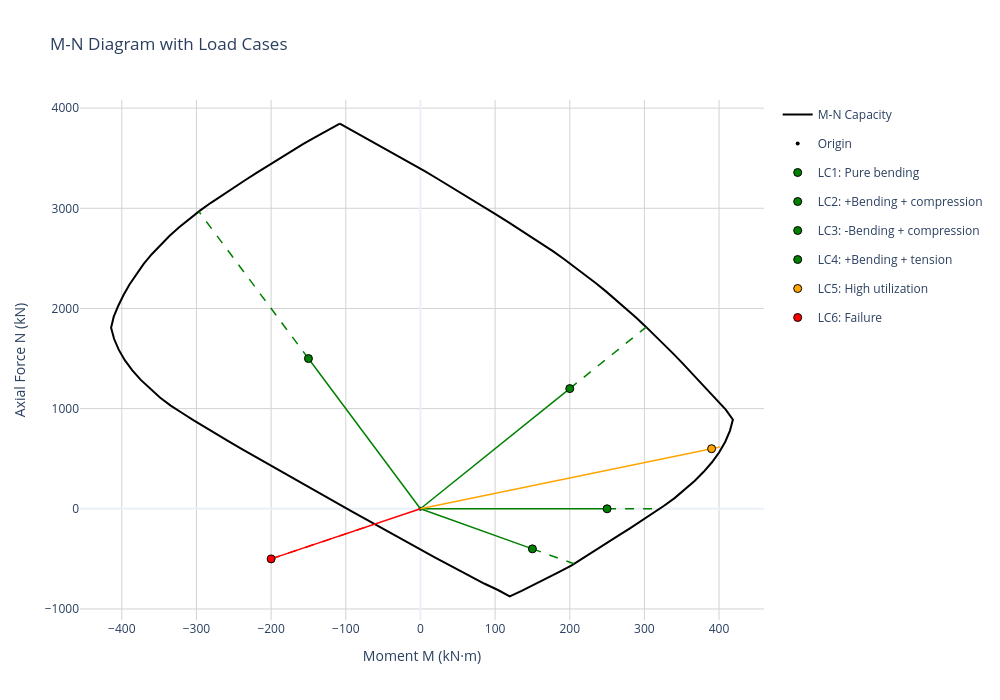

The notebook cell saved with this chart:
### Markdown cell above
### 2.3 Visualize Load Cases on M-N Diagram

### Code cell
# Plot diagram with load points
plot_points = [
    {"N_Ed": lc["N_Ed"], "M_Ed": lc["M_Ed"], "name": lc["name"]}
    for lc in load_cases
]

bending_check.plot_mn(
    load_points=plot_points,
    show_vectors=True,
    title="M-N Diagram with Load Cases",
    show=False,
    width=1000,
)

### Figure 1 — Plotly figure (JSON) as saved in the notebook; plotly's stock layout.template omitted (floating-point values rounded to 4 significant figures)
{"data": [{"hovertemplate": "M: %{x:.1f} kN·m<br>N: %{y:.1f} kN<extra></extra>", "line": {"color": "black", "width": 2}, "mode": "lines", "name": "M-N Capacity", "type": "scatter", "x": [-108.0, -91.65, -75.26, -58.89, -42.59, -26.38, -10.25, 5.786, 21.75, 37.63, 53.44, 69.19, 84.88, 100.5, 116.1, 131.6, 147.1, 162.4, 177.4, 192.2, 206.8, 221.1, 235.1, 248.9, 262.4, 275.7, 288.7, 301.5, 314.1, 326.4, 338.6, 350.6, 362.4, 374.2, 385.8, 397.4, 409.0, 418.5, 414.5, 408.3, 400.2, 390.5, 379.4, 367.2, 354.2, 340.4, 325.8, 310.8, 295.5, 280.1, 264.5, 249.0, 233.5, 217.8, 202.6, 186.0, 169.3, 152.6, 135.5, 119.7, 103.2, 85.98, 69.24, 52.74, 36.26, 19.81, 3.367, -13.06, -29.34, -45.6, -61.86, -78.15, -94.43, -110.7, -127.0, -143.2, -159.5, -175.7, -191.9, -208.0, -224.2, -240.2, -256.2, -272.2, -287.9, -303.7, -319.1, -334.5, -348.9, -362.2, -374.6, -385.9, -395.8, -404.0, -410.3, -414.3, -410.8, -404.7, -397.7, -389.7, -380.8, -370.9, -360.2, -348.6, -336.3, -323.2, -309.5, -295.3, -280.7, -265.6, -250.3, -235.0, -219.5, -204.0, -188.4, -172.7, -156.8, -140.7, -124.4, -108.0], "y": [3845.0, 3778.0, 3711.0, 3644.0, 3577.0, 3509.0, 3440.0, 3370.0, 3300.0, 3230.0, 3158.0, 3087.0, 3015.0, 2942.0, 2870.0, 2796.0, 2723.0, 2648.0, 2572.0, 2494.0, 2415.0, 2334.0, 2252.0, 2168.0, 2083.0, 1997.0, 1910.0, 1821.0, 1731.0, 1641.0, 1549.0, 1457.0, 1365.0, 1272.0, 1178.0, 1084.0, 990.5, 890.6, 778.5, 669.6, 564.8, 464.6, 369.1, 277.8, 190.4, 106.5, 27.57, -48.83, -123.6, -197.4, -270.5, -343.4, -416.7, -488.8, -563.9, -629.1, -693.5, -757.7, -818.6, -874.3, -808.2, -748.6, -684.6, -618.7, -552.6, -486.3, -419.9, -353.4, -285.8, -217.9, -150.1, -82.49, -14.85, 52.85, 120.6, 188.5, 256.4, 324.7, 393.1, 461.5, 530.0, 599.7, 669.5, 739.3, 811.1, 882.8, 956.4, 1031.0, 1111.0, 1197.0, 1287.0, 1382.0, 1482.0, 1586.0, 1695.0, 1807.0, 1918.0, 2027.0, 2135.0, 2240.0, 2343.0, 2443.0, 2539.0, 2633.0, 2724.0, 2811.0, 2895.0, 2976.0, 3055.0, 3131.0, 3206.0, 3280.0, 3354.0, 3427.0, 3500.0, 3572.0, 3642.0, 3712.0, 3779.0, 3845.0]}, {"hovertemplate": "Origin (0,0)<extra></extra>", "marker": {"color": "black", "size": 4, "symbol": "circle"}, "mode": "markers", "name": "Origin", "type": "scatter", "x": [0], "y": [0]}, {"hoverinfo": "skip", "legendgroup": "lc_0", "line": {"color": "green", "dash": "solid", "width": 1.5}, "mode": "lines", "showlegend": false, "type": "scatter", "x": [0, 250], "y": [0, 0]}, {"hoverinfo": "skip", "legendgroup": "lc_0", "line": {"color": "green", "dash": "dash", "width": 1.5}, "mode": "lines", "showlegend": false, "type": "scatter", "x": [250, 320.4], "y": [0, 0]}, {"hovertemplate": "<b>LC1: Pure bending</b><br>N_Ed: 0.0 kN<br>M_Ed: 250.0 kN·m<br>N_Rd: 0.0 kN<br>M_Rd: 320.4 kN·m<br>Utilization: 78.0%<br>Status: ✓ PASS<extra></extra>", "legendgroup": "lc_0", "marker": {"color": "green", "line": {"color": "black", "width": 1}, "size": 8, "symbol": "circle"}, "mode": "markers", "name": "LC1: Pure bending", "type": "scatter", "x": [250], "y": [0]}, {"hoverinfo": "skip", "legendgroup": "lc_1", "line": {"color": "green", "dash": "solid", "width": 1.5}, "mode": "lines", "showlegend": false, "type": "scatter", "x": [0, 200], "y": [0, 1200]}, {"hoverinfo": "skip", "legendgroup": "lc_1", "line": {"color": "green", "dash": "dash", "width": 1.5}, "mode": "lines", "showlegend": false, "type": "scatter", "x": [200, 302.4], "y": [1200, 1814.0]}, {"hovertemplate": "<b>LC2: +Bending + compression</b><br>N_Ed: 1200.0 kN<br>M_Ed: 200.0 kN·m<br>N_Rd: 1814.4 kN<br>M_Rd: 302.4 kN·m<br>Utilization: 66.1%<br>Status: ✓ PASS<extra></extra>", "legendgroup": "lc_1", "marker": {"color": "green", "line": {"color": "black", "width": 1}, "size": 8, "symbol": "circle"}, "mode": "markers", "name": "LC2: +Bending + compression", "type": "scatter", "x": [200], "y": [1200]}, {"hoverinfo": "skip", "legendgroup": "lc_2", "line": {"color": "green", "dash": "solid", "width": 1.5}, "mode": "lines", "showlegend": false, "type": "scatter", "x": [0, -150], "y": [0, 1500]}, {"hoverinfo": "skip", "legendgroup": "lc_2", "line": {"color": "green", "dash": "dash", "width": 1.5}, "mode": "lines", "showlegend": false, "type": "scatter", "x": [-150, -296.8], "y": [1500, 2968.0]}, {"hovertemplate": "<b>LC3: -Bending + compression</b><br>N_Ed: 1500.0 kN<br>M_Ed: -150.0 kN·m<br>N_Rd: 2968.0 kN<br>M_Rd: -296.8 kN·m<br>Utilization: 50.5%<br>Status: ✓ PASS<extra></extra>", "legendgroup": "lc_2", "marker": {"color": "green", "line": {"color": "black", "width": 1}, "size": 8, "symbol": "circle"}, "mode": "markers", "name": "LC3: -Bending + compression", "type": "scatter", "x": [-150], "y": [1500]}, {"hoverinfo": "skip", "legendgroup": "lc_3", "line": {"color": "green", "dash": "solid", "width": 1.5}, "mode": "lines", "showlegend": false, "type": "scatter", "x": [0, 150], "y": [0, -400]}, {"hoverinfo": "skip", "legendgroup": "lc_3", "line": {"color": "green", "dash": "dash", "width": 1.5}, "mode": "lines", "showlegend": false, "type": "scatter", "x": [150, 205.7], "y": [-400, -548.5]}, {"hovertemplate": "<b>LC4: +Bending + tension</b><br>N_Ed: -400.0 kN<br>M_Ed: 150.0 kN·m<br>N_Rd: -548.5 kN<br>M_Rd: 205.7 kN·m<br>Utilization: 72.9%<br>Status: ✓ PASS<extra></extra>", "legendgroup": "lc_3", "marker": {"color": "green", "line": {"color": "black", "width": 1}, "size": 8, "symbol": "circle"}, "mode": "markers", "name": "LC4: +Bending + tension", "type": "scatter", "x": [150], "y": [-400]}, {"hoverinfo": "skip", "legendgroup": "lc_4", "line": {"color": "orange", "dash": "solid", "width": 1.5}, "mode": "lines", "showlegend": false, "type": "scatter", "x": [0, 390], "y": [0, 600]}, {"hoverinfo": "skip", "legendgroup": "lc_4", "line": {"color": "orange", "dash": "dash", "width": 1.5}, "mode": "lines", "showlegend": false, "type": "scatter", "x": [390, 404.7], "y": [600, 622.6]}, {"hovertemplate": "<b>LC5: High utilization</b><br>N_Ed: 600.0 kN<br>M_Ed: 390.0 kN·m<br>N_Rd: 622.6 kN<br>M_Rd: 404.7 kN·m<br>Utilization: 96.4%<br>Status: ✓ PASS<extra></extra>", "legendgroup": "lc_4", "marker": {"color": "orange", "line": {"color": "black", "width": 1}, "size": 8, "symbol": "circle"}, "mode": "markers", "name": "LC5: High utilization", "type": "scatter", "x": [390], "y": [600]}, {"hoverinfo": "skip", "legendgroup": "lc_5", "line": {"color": "red", "dash": "solid", "width": 1.5}, "mode": "lines", "showlegend": false, "type": "scatter", "x": [0, -200], "y": [0, -500]}, {"hoverinfo": "skip", "legendgroup": "lc_5", "line": {"color": "red", "dash": "dash", "width": 1.5}, "mode": "lines", "showlegend": false, "type": "scatter", "x": [-200, -61.18], "y": [-500, -152.9]}, {"hovertemplate": "<b>LC6: Failure</b><br>N_Ed: -500.0 kN<br>M_Ed: -200.0 kN·m<br>N_Rd: -152.9 kN<br>M_Rd: -61.2 kN·m<br>Utilization: 326.9%<br>Status: ✗ FAIL<extra></extra>", "legendgroup": "lc_5", "marker": {"color": "red", "line": {"color": "black", "width": 1}, "size": 8, "symbol": "circle"}, "mode": "markers", "name": "LC6: Failure", "type": "scatter", "x": [-200], "y": [-500]}], "layout": {"height": 700, "legend": {"x": 1.02, "xanchor": "left", "y": 1, "yanchor": "top"}, "title": {"text": "M-N Diagram with Load Cases"}, "width": 1000, "xaxis": {"gridcolor": "lightgray", "range": [-456.0, 460.2], "title": {"text": "Moment M (kN·m)"}, "zeroline": true}, "yaxis": {"gridcolor": "lightgray", "range": [-1110.0, 4081.0], "title": {"text": "Axial Force N (kN)"}, "zeroline": true}}}
